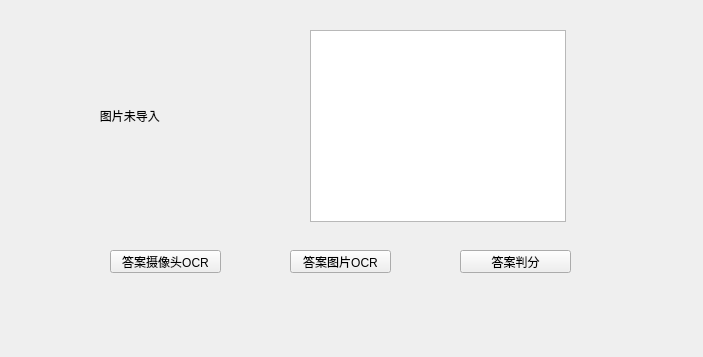
<?xml version="1.0" encoding="UTF-8"?>
<ui version="4.0">
 <class>Frame</class>
 <widget class="QFrame" name="Frame">
  <property name="geometry">
   <rect>
    <x>0</x>
    <y>0</y>
    <width>703</width>
    <height>357</height>
   </rect>
  </property>
  <property name="windowTitle">
   <string>Frame</string>
  </property>
  <widget class="QPushButton" name="pushButton">
   <property name="geometry">
    <rect>
     <x>110</x>
     <y>250</y>
     <width>111</width>
     <height>23</height>
    </rect>
   </property>
   <property name="text">
    <string>答案摄像头OCR</string>
   </property>
  </widget>
  <widget class="QPushButton" name="pushButton_2">
   <property name="geometry">
    <rect>
     <x>460</x>
     <y>250</y>
     <width>111</width>
     <height>23</height>
    </rect>
   </property>
   <property name="text">
    <string>答案判分</string>
   </property>
  </widget>
  <widget class="QPushButton" name="pushButton_3">
   <property name="geometry">
    <rect>
     <x>290</x>
     <y>250</y>
     <width>101</width>
     <height>23</height>
    </rect>
   </property>
   <property name="text">
    <string>答案图片OCR</string>
   </property>
  </widget>
  <widget class="QLabel" name="label">
   <property name="geometry">
    <rect>
     <x>60</x>
     <y>20</y>
     <width>211</width>
     <height>191</height>
    </rect>
   </property>
   <property name="text">
    <string>            图片未导入</string>
   </property>
  </widget>
  <widget class="QListView" name="listView">
   <property name="geometry">
    <rect>
     <x>310</x>
     <y>30</y>
     <width>256</width>
     <height>192</height>
    </rect>
   </property>
  </widget>
 </widget>
 <resources/>
 <connections/>
</ui>
